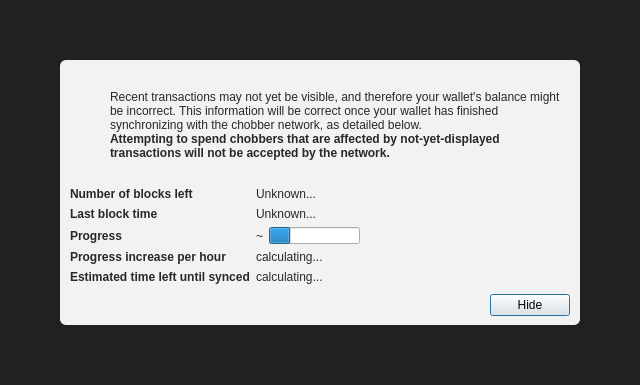
<?xml version="1.0" encoding="UTF-8"?>
<ui version="4.0">
 <class>ModalOverlay</class>
 <widget class="QWidget" name="ModalOverlay">
  <property name="geometry">
   <rect>
    <x>0</x>
    <y>0</y>
    <width>640</width>
    <height>385</height>
   </rect>
  </property>
  <property name="windowTitle">
   <string>Form</string>
  </property>
  <layout class="QVBoxLayout" name="verticalLayout" stretch="0">
   <property name="sizeConstraint">
    <enum>QLayout::SetDefaultConstraint</enum>
   </property>
   <property name="leftMargin">
    <number>0</number>
   </property>
   <property name="topMargin">
    <number>0</number>
   </property>
   <property name="rightMargin">
    <number>0</number>
   </property>
   <property name="bottomMargin">
    <number>0</number>
   </property>
   <item>
    <widget class="QWidget" name="bgWidget" native="true">
     <property name="styleSheet">
      <string notr="true">#bgWidget { background: rgba(0,0,0,220); }</string>
     </property>
     <layout class="QVBoxLayout" name="verticalLayoutMain" stretch="1">
      <property name="leftMargin">
       <number>60</number>
      </property>
      <property name="topMargin">
       <number>60</number>
      </property>
      <property name="rightMargin">
       <number>60</number>
      </property>
      <property name="bottomMargin">
       <number>60</number>
      </property>
      <item>
       <widget class="QWidget" name="contentWidget" native="true">
        <property name="styleSheet">
         <string notr="true">#contentWidget { background: rgba(255,255,255,240); border-radius: 6px; }

QLabel { color: rgb(40,40,40);  }</string>
        </property>
        <layout class="QVBoxLayout" name="verticalLayoutSub" stretch="1,0,0,0">
         <property name="spacing">
          <number>0</number>
         </property>
         <property name="leftMargin">
          <number>10</number>
         </property>
         <property name="topMargin">
          <number>10</number>
         </property>
         <property name="rightMargin">
          <number>10</number>
         </property>
         <property name="bottomMargin">
          <number>10</number>
         </property>
         <item>
          <layout class="QHBoxLayout" name="horizontalLayoutIconText" stretch="0,1">
           <property name="topMargin">
            <number>20</number>
           </property>
           <item>
            <layout class="QVBoxLayout" name="verticalLayoutIcon">
             <property name="leftMargin">
              <number>0</number>
             </property>
             <item>
              <widget class="QPushButton" name="warningIcon">
               <property name="enabled">
                <bool>false</bool>
               </property>
               <property name="text">
                <string/>
               </property>
               <property name="icon">
                <iconset>
                 <normaloff>:/icons/warning</normaloff>
                 <disabledoff>:/icons/warning</disabledoff>:/icons/warning</iconset>
               </property>
               <property name="iconSize">
                <size>
                 <width>48</width>
                 <height>48</height>
                </size>
               </property>
               <property name="flat">
                <bool>true</bool>
               </property>
              </widget>
             </item>
             <item>
              <spacer name="verticalSpacerWarningIcon">
               <property name="orientation">
                <enum>Qt::Vertical</enum>
               </property>
               <property name="sizeHint" stdset="0">
                <size>
                 <width>20</width>
                 <height>40</height>
                </size>
               </property>
              </spacer>
             </item>
            </layout>
           </item>
           <item>
            <layout class="QVBoxLayout" name="verticalLayoutInfoText">
             <property name="leftMargin">
              <number>0</number>
             </property>
             <property name="topMargin">
              <number>0</number>
             </property>
             <item>
              <widget class="QLabel" name="infoText">
               <property name="text">
                <string>Recent transactions may not yet be visible, and therefore your wallet's balance might be incorrect. This information will be correct once your wallet has finished synchronizing with the chobber network, as detailed below.</string>
               </property>
               <property name="textFormat">
                <enum>Qt::RichText</enum>
               </property>
               <property name="wordWrap">
                <bool>true</bool>
               </property>
              </widget>
             </item>
             <item>
              <widget class="QLabel" name="infoTextStrong">
               <property name="font">
                <font>
                 <weight>75</weight>
                 <bold>true</bold>
                </font>
               </property>
               <property name="text">
                <string>Attempting to spend chobbers that are affected by not-yet-displayed transactions will not be accepted by the network.</string>
               </property>
               <property name="textFormat">
                <enum>Qt::RichText</enum>
               </property>
               <property name="wordWrap">
                <bool>true</bool>
               </property>
              </widget>
             </item>
             <item>
              <spacer name="verticalSpacerInTextSpace">
               <property name="orientation">
                <enum>Qt::Vertical</enum>
               </property>
               <property name="sizeHint" stdset="0">
                <size>
                 <width>20</width>
                 <height>40</height>
                </size>
               </property>
              </spacer>
             </item>
            </layout>
           </item>
          </layout>
         </item>
         <item>
          <spacer name="verticalSpacerAfterText">
           <property name="orientation">
            <enum>Qt::Vertical</enum>
           </property>
           <property name="sizeHint" stdset="0">
            <size>
             <width>20</width>
             <height>40</height>
            </size>
           </property>
          </spacer>
         </item>
         <item>
          <layout class="QFormLayout" name="formLayout">
           <property name="fieldGrowthPolicy">
            <enum>QFormLayout::FieldsStayAtSizeHint</enum>
           </property>
           <property name="horizontalSpacing">
            <number>6</number>
           </property>
           <property name="verticalSpacing">
            <number>6</number>
           </property>
           <property name="topMargin">
            <number>10</number>
           </property>
           <item row="0" column="0">
            <widget class="QLabel" name="labelNumberOfBlocksLeft">
             <property name="font">
              <font>
               <weight>75</weight>
               <bold>true</bold>
              </font>
             </property>
             <property name="text">
              <string>Number of blocks left</string>
             </property>
            </widget>
           </item>
           <item row="0" column="1">
            <widget class="QLabel" name="numberOfBlocksLeft">
             <property name="text">
              <string>Unknown...</string>
             </property>
            </widget>
           </item>
           <item row="1" column="0">
            <widget class="QLabel" name="labelLastBlockTime">
             <property name="font">
              <font>
               <weight>75</weight>
               <bold>true</bold>
              </font>
             </property>
             <property name="text">
              <string>Last block time</string>
             </property>
            </widget>
           </item>
           <item row="1" column="1">
            <widget class="QLabel" name="newestBlockDate">
             <property name="sizePolicy">
              <sizepolicy hsizetype="Maximum" vsizetype="Preferred">
               <horstretch>0</horstretch>
               <verstretch>0</verstretch>
              </sizepolicy>
             </property>
             <property name="text">
              <string>Unknown...</string>
             </property>
            </widget>
           </item>
           <item row="2" column="0">
            <widget class="QLabel" name="labelSyncDone">
             <property name="font">
              <font>
               <weight>75</weight>
               <bold>true</bold>
              </font>
             </property>
             <property name="text">
              <string>Progress</string>
             </property>
            </widget>
           </item>
           <item row="2" column="1">
            <layout class="QHBoxLayout" name="horizontalLayoutSync" stretch="0,1">
             <item>
              <widget class="QLabel" name="percentageProgress">
               <property name="text">
                <string notr="true">~</string>
               </property>
              </widget>
             </item>
             <item>
              <widget class="QProgressBar" name="progressBar">
               <property name="value">
                <number>24</number>
               </property>
               <property name="format">
                <string/>
               </property>
              </widget>
             </item>
            </layout>
           </item>
           <item row="4" column="0">
            <widget class="QLabel" name="labelProgressIncrease">
             <property name="font">
              <font>
               <weight>75</weight>
               <bold>true</bold>
              </font>
             </property>
             <property name="text">
              <string>Progress increase per hour</string>
             </property>
            </widget>
           </item>
           <item row="4" column="1">
            <widget class="QLabel" name="progressIncreasePerH">
             <property name="text">
              <string>calculating...</string>
             </property>
            </widget>
           </item>
           <item row="5" column="0">
            <widget class="QLabel" name="labelEstimatedTimeLeft">
             <property name="font">
              <font>
               <weight>75</weight>
               <bold>true</bold>
              </font>
             </property>
             <property name="text">
              <string>Estimated time left until synced</string>
             </property>
            </widget>
           </item>
           <item row="5" column="1">
            <widget class="QLabel" name="expectedTimeLeft">
             <property name="text">
              <string>calculating...</string>
             </property>
            </widget>
           </item>
          </layout>
         </item>
         <item>
          <layout class="QHBoxLayout" name="horizontalLayoutButtons">
           <property name="leftMargin">
            <number>10</number>
           </property>
           <property name="topMargin">
            <number>10</number>
           </property>
           <item>
            <spacer name="horizontalSpacer">
             <property name="orientation">
              <enum>Qt::Horizontal</enum>
             </property>
             <property name="sizeHint" stdset="0">
              <size>
               <width>40</width>
               <height>20</height>
              </size>
             </property>
            </spacer>
           </item>
           <item>
            <widget class="QPushButton" name="closeButton">
             <property name="text">
              <string>Hide</string>
             </property>
             <property name="shortcut">
              <string>Esc</string>
             </property>
             <property name="focusPolicy">
              <enum>Qt::StrongFocus</enum>
             </property>
             <property name="default">
              <bool>true</bool>
             </property>
            </widget>
           </item>
          </layout>
         </item>
        </layout>
       </widget>
      </item>
     </layout>
    </widget>
   </item>
  </layout>
 </widget>
 <resources/>
 <connections/>
</ui>
